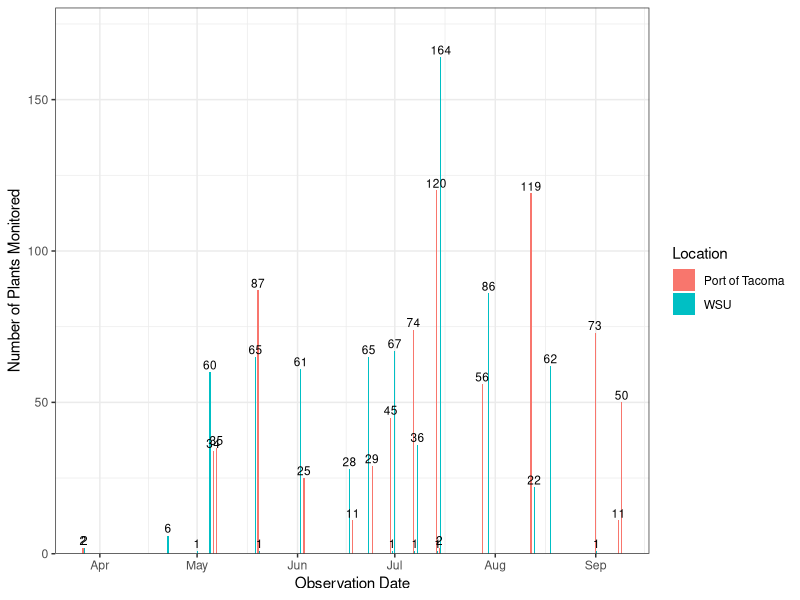
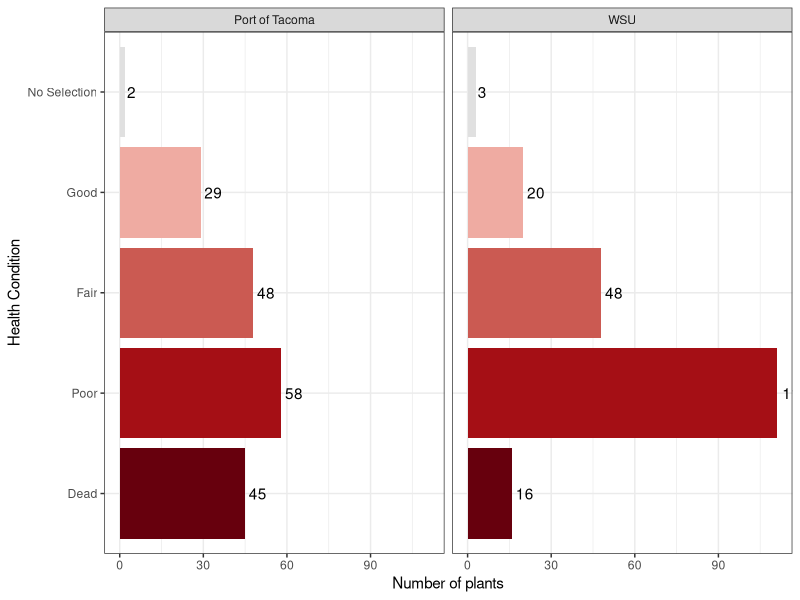
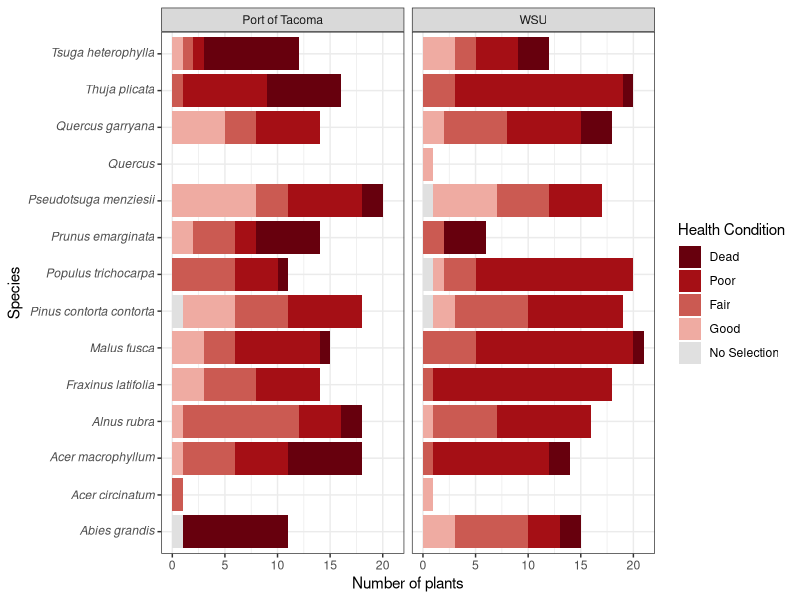

Reproduce these figures in R, in order.
## ---- chunk 1
knitr::opts_chunk$set(echo = FALSE)
## ---- chunk 2
library(tidyverse)
library(kableExtra)
## ---- chunk 3
data <-read.csv("./data/observations-9.10.26.csv")
#data <- data[c(1,4,8,14,43,47:60)]
## ---- chunk 4
data <- data %>%
  mutate(
    location = case_when(
      str_starts(field.plant.number..from.tag.or.map., "POT") ~ "Port of Tacoma",
      TRUE ~ "WSU"
  )
) %>%
  mutate(
    field.plant.health.condition = case_when(
      is.na(field.plant.health.condition) ~ "No Selection",
      field.plant.health.condition == "" ~ "No Selection",
      TRUE ~ field.plant.health.condition
    ) 
  ) %>%
   mutate(
    scientific_name = str_trim(scientific_name),
    scientific_name = recode(
      scientific_name,
      "Quercus garryana garryana" = "Quercus garryana",
      "Pseudotsuga" = "Pseudotsuga menziesii"
    )
  ) %>%
   filter(
    !is.na(scientific_name),
    scientific_name != "",
    !is.na(`field.plant.number..from.tag.or.map.`),
    `field.plant.number..from.tag.or.map.` != ""
  ) %>% 
   mutate(
    observed_on = as.Date(observed_on),
    scientific_name = factor(scientific_name),
    field.plant.health.condition = factor(field.plant.health.condition),
    field.foliage...insect.feeding = factor(field.foliage...insect.feeding),
    field.foliage...deformation = factor(field.foliage...deformation),
    field.woody.tissue....structural.damage = factor(field.woody.tissue....structural.damage),
    field.woody.tissue...signs.of.disease = factor(field.woody.tissue...signs.of.disease),
    field.woody.tissue...insect.activity = factor(field.woody.tissue...insect.activity),
    field.woody.tissue...symptoms = factor(field.woody.tissue...symptoms),
    field.root.collar...signs.of.disease = factor(field.root.collar...signs.of.disease),
    field.critical.root.zone..within.canopy.drip.line....damage.or.concerns =
    factor(field.critical.root.zone..within.canopy.drip.line....damage.or.concerns),
    location = factor(location) 
    )%>%
   mutate(
    field.plant.number..from.tag.or.map. =
      field.plant.number..from.tag.or.map. %>%
      str_replace(regex("^wsup", ignore_case = TRUE), "WSUP") %>%  # fix capitalization
      str_replace("^WSUP\\.", "WSUP") %>%                          # remove period
      str_replace("^WSUP(\\d)", "WSUP \\1") %>%                    # add missing space
      str_squish()                                                 # clean extra spaces
      )%>%
   mutate(
    field.plant.health.condition = factor(
      field.plant.health.condition,
      levels = c(
        "Dead",
        "Poor",
        "Fair",
        "Good",
        "No Selection"
      )))

## ---- chunk 5
Plant.Summary <- data %>%
  group_by(location) %>%
  summarise(
    Observations = n(),
    Unique.Plants = n_distinct(field.plant.number..from.tag.or.map.)
  )
## ---- chunk 6
obs.by.date <- data %>%
 mutate(observed_on = as.Date(observed_on)) %>%
  count(observed_on, location)
## ---- chunk 7
pd <- position_dodge2(width = 0.9, preserve = "single")
ggplot(obs.by.date,
       aes(observed_on, n, fill = location)) +
  geom_col(
    position = pd,
    width = 0.8
  ) +
  geom_text(
    aes(label = n),
    position = pd,
    vjust = -0.3,
    size = 3
  ) +
  scale_y_continuous(
    expand = expansion(mult = c(0, 0.1))
  ) +
  theme_bw() +
  labs(
    x = "Observation Date",
    y = "Number of Plants Monitored",
    fill = "Location"
  )
## ---- chunk 8
most.recent.data <- data %>%
  mutate(observed_on = as.Date(observed_on)) %>%
  group_by(field.plant.number..from.tag.or.map.) %>%
  slice_max(observed_on, n = 1, with_ties = FALSE) %>%
  ungroup()
## ---- chunk 9
ggplot(
  most.recent.data,
  aes(field.plant.health.condition,
      fill = field.plant.health.condition)
) +
  geom_bar() +
  stat_count(
    aes(label = after_stat(count)),
    geom = "text",
    hjust = -0.2
  ) +
  coord_flip() +
  facet_wrap(~location) +
  theme_bw()+ 
  guides(fill="none")+
  scale_fill_manual(
    values = c(
      "Dead"         = "#67000D",
      "Poor"         = "#A50F15",
      "Fair"         = "#CB5A52",
      "Good"         = "#EFABA2",
      "No Selection" = "#E0E0E0"))+
  labs(    
    x = "Health Condition",
    y = "Number of plants"
    )
## ---- chunk 10
ggplot(
  most.recent.data,
  aes(
    x = scientific_name,
    fill = field.plant.health.condition
  )
) +
  geom_bar() +
  facet_wrap(~ location,nrow=1) +
  scale_fill_manual(
    values = c(
      "Dead"         = "#67000D",
      "Poor"         = "#A50F15",
      "Fair"         = "#CB5A52",
      "Good"         = "#EFABA2",
      "No Selection" = "#E0E0E0"
    )) +
  coord_flip() +
  scale_x_discrete(labels = function(x) parse(text = paste0("italic('", x, "')"))) +
  theme_bw() +
  labs(
    x = "Species",
    y = "Number of plants",
    fill = "Health Condition"
  )
## ---- chunk 11
Health.Conflicts <- data %>%
  group_by(`field.plant.number..from.tag.or.map.`) %>%
  filter(n_distinct(`field.plant.health.condition`, na.rm = TRUE) > 1) %>%
  arrange(`field.plant.number..from.tag.or.map.`)
## ---- chunk 12
Health.Conflict.Summary <- data %>%
  group_by(`field.plant.number..from.tag.or.map.`,scientific_name) %>%
  summarise(
    n_entries = n(),
    n_health_conditions = n_distinct(`field.plant.health.condition`, na.rm = TRUE),
    health_conditions = paste(unique(na.omit(`field.plant.health.condition`)), collapse = ", "),
    .groups = "drop"
  ) %>%
  filter(n_health_conditions > 1) %>%
  arrange(`field.plant.number..from.tag.or.map.`)
kable(Health.Conflict.Summary[c(1:3,5)])

## ---- chunk 13
# Good <-> Fair

good_fair <- Health.Conflict.Summary %>%

  filter(health_conditions %in% c("Good, Fair", "Fair, Good"))

# Fair <-> Poor

fair_poor <- Health.Conflict.Summary %>%

  filter(health_conditions %in% c("Fair, Poor", "Poor, Fair"))

# Dead transitions

dead_transition <- Health.Conflict.Summary %>%

  filter(str_detect(health_conditions, "Dead")) %>%

  filter(

    str_detect(health_conditions, "Poor") |

    str_detect(health_conditions, "Fair")

  )

## ---- chunk 14
kable(good_fair)
## ---- chunk 15
kable(fair_poor)
## ---- chunk 16
kable(dead_transition)
## ---- chunk 17

All_Dead <- data %>%

  filter(`field.plant.health.condition` == "Dead") %>%

  group_by(`field.plant.number..from.tag.or.map.`, scientific_name) %>%

  summarise(

    n_dead_records = n(),

    n_total_records = n_distinct(observed_on), # replace with your date field if desired

    .groups = "drop"

  ) %>%

  arrange(`field.plant.number..from.tag.or.map.`)

kable(All_Dead)
## ---- chunk 18
insect.activity <- data %>% 
  filter(
    field.woody.tissue...insect.activity != "No Selection" & 
    field.woody.tissue...insect.activity != "None" &
    field.woody.tissue...insect.activity != "Not Sure" &
    field.woody.tissue...insect.activity != "" 
  ) %>%
  droplevels() %>%
  group_by(field.plant.number..from.tag.or.map.,scientific_name) %>%
  summarize(
    n_entries = n(),
    n_signs.of.disease = n_distinct(field.woody.tissue...insect.activity, na.rm = TRUE),
    insect.activity = paste(unique(na.omit(field.woody.tissue...insect.activity)), collapse = ", "),
    .groups = "drop"
    ) %>%
  arrange(field.plant.number..from.tag.or.map.)
kable(insect.activity[c(1,2,5)])
## ---- chunk 19
signs.of.disease <- data %>% 
  filter(
    field.woody.tissue...signs.of.disease != "No Selection" & 
    field.woody.tissue...signs.of.disease != "None" &
    field.woody.tissue...signs.of.disease != "Not Sure" &
    field.woody.tissue...signs.of.disease != "" 
  ) %>%
  droplevels() %>%
  group_by(field.plant.number..from.tag.or.map.,scientific_name) %>%
  summarize(
    n_entries = n(),
    n_signs.of.disease = n_distinct(field.woody.tissue...signs.of.disease, na.rm = TRUE),
    signs.of.disease = paste(unique(na.omit(field.woody.tissue...signs.of.disease)), collapse = ", "),
    .groups = "drop"
    ) %>%
  arrange(field.plant.number..from.tag.or.map.)
kable(signs.of.disease[c(1,2,5)])
